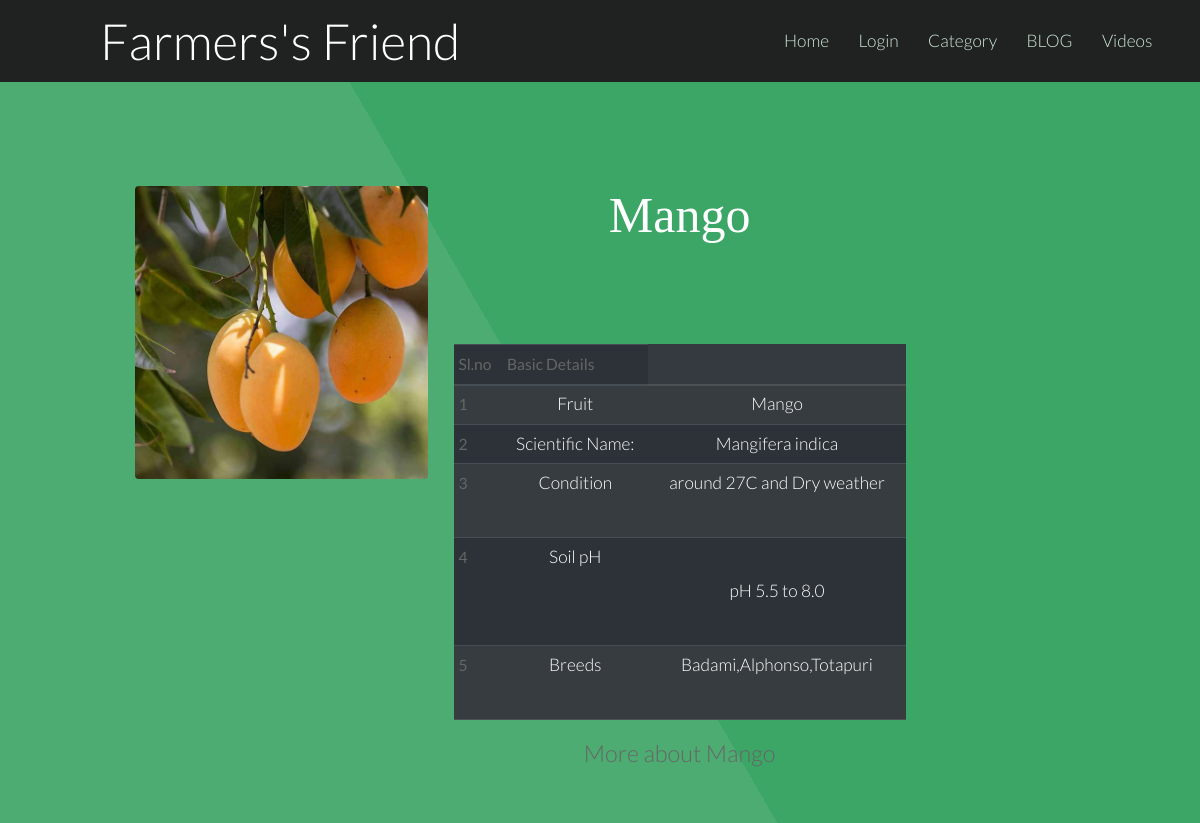
The app's page /review.php?pid=27 with its own data.
### tables this page shows
CREATE TABLE `fproduct` (
  `fid` int(255) NOT NULL,
  `pid` int(255) NOT NULL,
  `product` varchar(255) NOT NULL,
  `pcat` varchar(255) NOT NULL,
  `pinfo` varchar(255) NOT NULL,
  `pimage` varchar(255) NOT NULL DEFAULT 'blank.png',
  `picStatus` int(10) NOT NULL DEFAULT 0
);

CREATE TABLE `details` (
  `did` int(10) NOT NULL,
  `pid` int(255) NOT NULL,
  `product` varchar(255) NOT NULL,
  `SciName` varchar(100) DEFAULT NULL,
  `cliTemp` varchar(50) DEFAULT NULL,
  `soil` varchar(50) DEFAULT NULL,
  `varieties` varchar(50) DEFAULT NULL
);

### review.php (the view, shortened to what this page needs)
<?php
	require 'db.php';
	$pid = $_GET['pid'];
?>
<!DOCTYPE html>
<html>
<head>
		<link href="bootstrap\css\bootstrap.min.css" rel="stylesheet">
		<link rel="stylesheet" href="Blog/commentBox.css" />
</head>
<body>
				<?php
					require 'menu.php';
					$sql="SELECT * FROM fproduct WHERE pid = '$pid'";
					$result = mysqli_query($conn, $sql);
					$pic = mysqli_fetch_assoc($result);
					$sql="SELECT * FROM details WHERE pid = '$pid'";
					$result = mysqli_query($conn, $sql);
					$row = mysqli_fetch_assoc($result);
					$picDestination = "images/productImages/".$pic['pimage'];
					?>
				<section id="main" class="wrapper style1 align-center">
						<div class="container">
							<div class="row">
								<div class="col-sm-4">
									<img class="image fit" src="<?php echo $picDestination.'';?>" alt="" />
								</div>
								<div class="col-12 col-sm-6">
									<p style="font: 50px Times new roman;"><?= $row['product']; ?></p>
									<table class="table table-sm table-dark">
									  <thead>
										<tr  class="table-active">
										  <th scope="col">Sl.no</th>
										  <th scope="col" style="position=center">Basic Details</th>
										</tr>
									  </thead>
									  <tbody>
										<tr class="table-active">
										  <th scope="row">1</th>
										  <td colspan="2">Fruit</td>
										  <td><?= $row['product']; ?></td>
										</tr>
										<tr class="table-active">
										  <th scope="row">2</th>
										  <td colspan="2">Scientific Name:</td>
										  <td><?= $row['SciName']; ?></td>
										</tr>
										<tr class="table-active">
										  <th scope="row">3</th>
										  <td colspan="2">Condition</td>
										  <td><?= $row['cliTemp']; ?></td>
										</tr>
										<tr class="table-active">
										  <th scope="row">4</th>
										  <td colspan="2">Soil pH</td>
										  <td><?= $row['soil']; ?></td>
										</tr>
										<tr  class="table-active">
										  <th scope="row">5</th>
										  <td colspan="2">Breeds</td>
										  <td><?= $row['varieties']; ?></td>
										</tr>
									  </tbody>
									</table>
										<h3><a href="<?= $row['product'];?>.php">More about <?= $row['product']; ?> </a></h3>
								</div>
							</div><br />
						</div>
						<br /><br />
	</body>
</html>

### css/style.css (style rules this page uses)
body { background: #fff; }
body, input, select, textarea { color: #444; font-family: "Lato", Helvetica, sans-serif; font-size: 15pt; font-weight: 300; line-height: 1.65em; }
a { color: #4dac71; text-decoration: underline; }
p { margin: 0 0 2em 0; }
h1, h2, h3, h4, h5, h6 { color: #666; font-weight: 300; line-height: 1em; margin: 0 0 1em 0; }
h1 a, h2 a, h3 a, h4 a, h5 a, h6 a { color: inherit; text-decoration: none; }
h3 { font-size: 1.35em; line-height: 1.5em; }
.align-center { text-align: center; }
.image { border-radius: 4px; border: 0; display: inline-block; position: relative; }
.image.fit { display: block; margin: 0 0 2em 0; width: 100%; }
table { margin: 0 0 2em 0; width: 100%; }
table tbody tr { border: solid 1px rgba(144, 144, 144, 0.25); border-left: 0; border-right: 0; }
table tbody tr:nth-child(2n + 1) { background-color: rgba(144, 144, 144, 0.075); }
table td { padding: 0.75em 0.75em; }
table th { color: #666; font-size: 0.9em; font-weight: 400; padding: 0 0.75em 0.75em 0.75em; text-align: left; }
table thead { border-bottom: solid 2px rgba(144, 144, 144, 0.25); }
.wrapper { padding: 6em 0em 4em; }
.wrapper.style1 { background-color: #3ba666; -moz-background-image: linear-gradient(60deg, #4dac71 50%, #3ba666 50%); -webkit-background-image: linear-gradient(60deg, #4dac71 50%, #3ba666 50%); -o-background-image: linear-gradient(60deg, #4dac71 50%, #3ba666 50%); -ms-background-image: linear-gradient(60deg, #4dac71 50%, #3ba666 50%); background-image: linear-gradient(60deg, #4dac71 50%, #3ba666 50%); color: #ffffff; }

### css/style-xlarge.css (style rules this page uses)
body, input, select, textarea { font-size: 13pt; }

### css/style-large.css (style rules this page uses)
body, input, select, textarea { font-size: 13pt; }

### records on screen
fproduct: pimage (picture)
details: product "Mango", SciName "Mangifera indica", cliTemp "around 27C and Dry weather", soil "pH 5.5 to 8.0", varieties "Badami,Alphonso,Totapuri"

### other values on screen
$loginProfile "Login"
